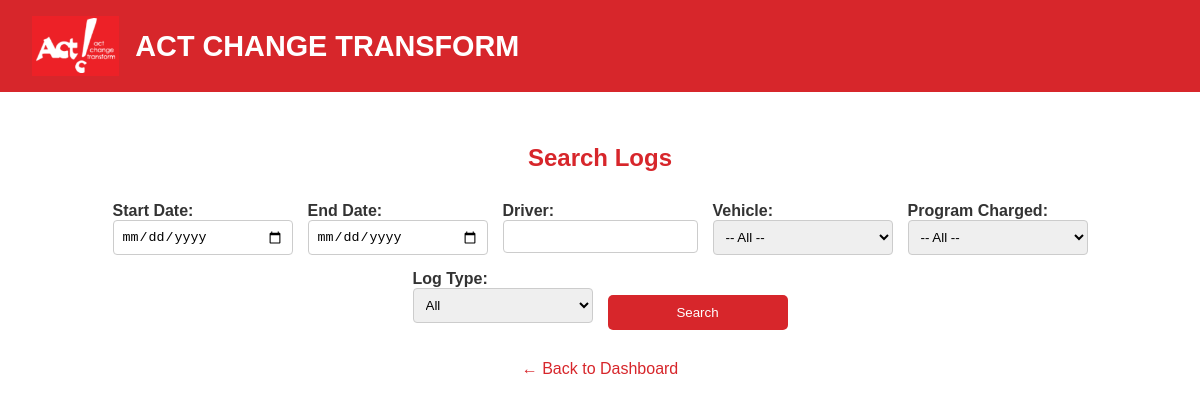
The app's page /reports (signed in), older data.
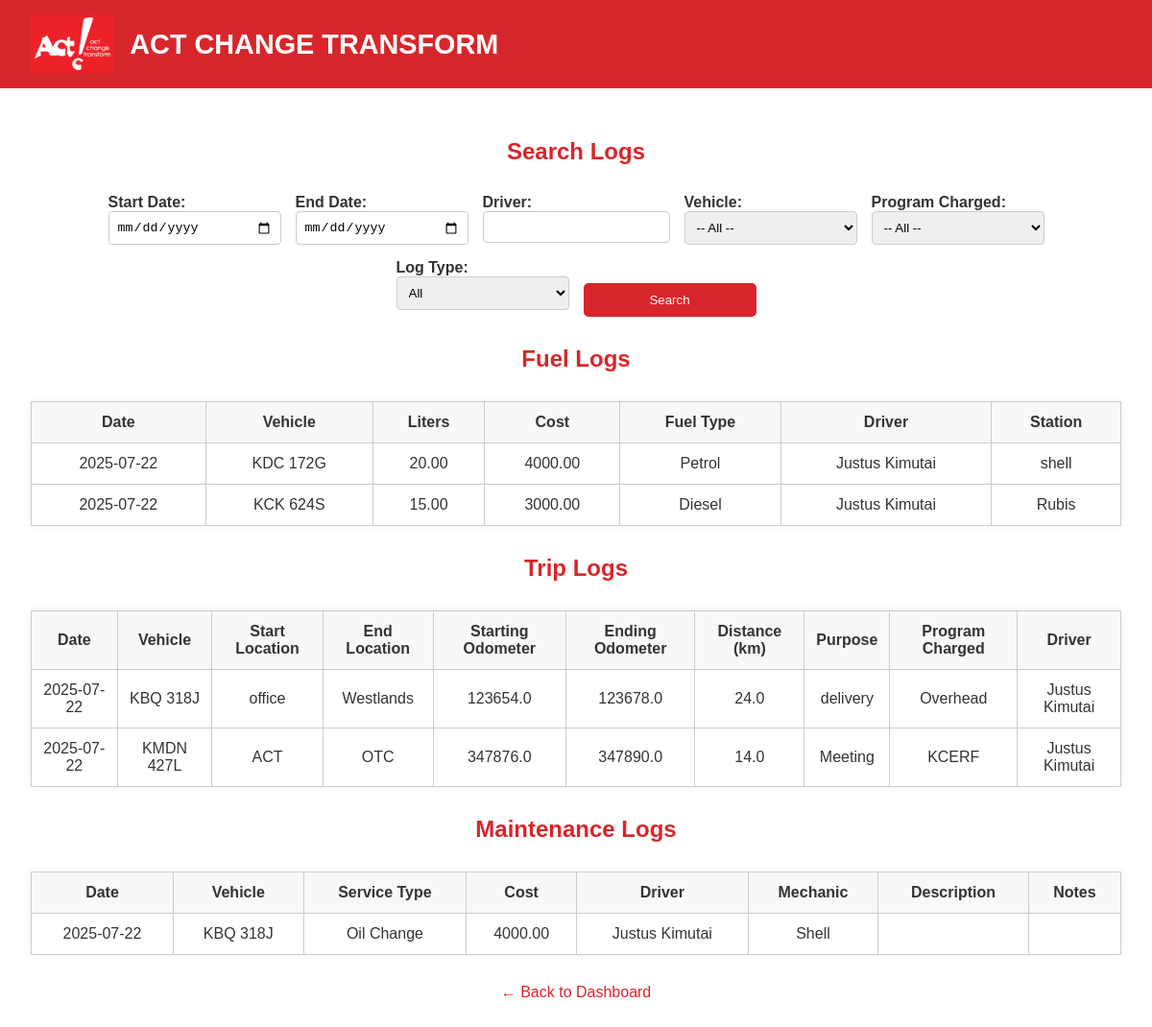
The same page, newer data.
### app.py (models this page shows)
class FuelLog(db.Model):
    id = db.Column(db.Integer, primary_key=True)
    date = db.Column(db.String(50), nullable=False)
    vehicle = db.Column(db.String(100), nullable=False)
    liters = db.Column(db.Float, nullable=False)
    cost = db.Column(db.Float, nullable=False)
    fuel_type = db.Column(db.String(50), nullable=False)
    driver = db.Column(db.String(100), nullable=False)
    station = db.Column(db.String(100))

class TripLog(db.Model):
    id = db.Column(db.Integer, primary_key=True)
    date = db.Column(db.String(50), nullable=False)
    vehicle = db.Column(db.String(100), nullable=False)
    start_location = db.Column(db.String(100), nullable=False)
    end_location = db.Column(db.String(100), nullable=False)
    starting_odometer = db.Column(db.Float, nullable=False)
    ending_odometer = db.Column(db.Float, nullable=False)
    distance = db.Column(db.Float, nullable=False)
    purpose = db.Column(db.Text, nullable=False)
    program_charged = db.Column(db.String(150), nullable=False)
    driver = db.Column(db.String(100), nullable=False)

class MaintenanceLog(db.Model):
    id = db.Column(db.Integer, primary_key=True)
    date = db.Column(db.String(50), nullable=False)
    vehicle = db.Column(db.String(100), nullable=False)
    service_type = db.Column(db.String(100), nullable=False)
    cost = db.Column(db.Float, nullable=False)
    driver = db.Column(db.String(100), nullable=False)
    mechanic = db.Column(db.String(100))
    description = db.Column(db.Text)
    notes = db.Column(db.Text)

### app.py (the view)
@app.route('/reports')
@login_required
def report_logs():
    fuel_report = FuelLog.query.all()
    trip_report = TripLog.query.all()
    maintenance_report = MaintenanceLog.query.all()
    return render_template('report_log.html',
                           fuel_report=fuel_report,
                           trip_report=trip_report,
                           maintenance_report=maintenance_report,
                           vehicle_list=VEHICLE_LIST,
                           program_list=PROGRAM_LIST)

### app.py (called while the page is built)
@login_manager.user_loader
def load_user(user_id):
    return User.query.get(int(user_id))

### templates/report_log.html (shortened to what this page needs)
{% extends "base.html" %}
{% block content %}
<h2>Search Logs</h2>
<form method="POST" action="{{ url_for('report_results') }}">
    <div>
        <label for="start_date">Start Date:</label>
        <input type="date" name="start_date" id="start_date" value="{{ request.args.get('start_date', '') }}">
    </div>
    <div>
        <label for="end_date">End Date:</label>
        <input type="date" name="end_date" id="end_date" value="{{ request.args.get('end_date', '') }}">
    </div>
    <div>
        <label for="driver">Driver:</label>
        <input type="text" name="driver" id="driver" value="{{ request.args.get('driver', '') }}">
    </div>
    <div>
        <label for="vehicle">Vehicle:</label>
        <select name="vehicle" id="vehicle">
            <option value="">-- All --</option>
        </select>
    </div>
    <div>
        <label for="program">Program Charged:</label>
        <select name="program" id="program">
            <option value="">-- All --</option>
        </select>
    </div>
    <div>
        <label for="log_type">Log Type:</label>
        <select name="log_type" id="log_type">
            <option value="all" {% if request.args.get('log_type') == 'all' %}selected{% endif %}>All</option>
        </select>
    </div>
    <div>
        <button type="submit">Search</button>
    </div>
</form>
{% if fuel_report %}
<h2>Fuel Logs</h2>
<table class="report-table">
    <thead>
        <tr>
            <th>Date</th>
            <th>Vehicle</th>
            <th>Liters</th>
            <th>Cost</th>
            <th>Fuel Type</th>
            <th>Driver</th>
            <th>Station</th>
        </tr>
    </thead>
    <tbody>
        {% for log in fuel_report %}
        <tr>
            <td>{{ log.date }}</td>
            <td>{{ log.vehicle }}</td>
            <td>{{ "%.2f"|format(log.liters) }}</td>
            <td>{{ "%.2f"|format(log.cost) }}</td>
            <td>{{ log.fuel_type }}</td>
            <td>{{ log.driver }}</td>
            <td>{{ log.station }}</td>
        </tr>
        {% endfor %}
    </tbody>
</table>
{% endif %}
{% if trip_report %}
<h2>Trip Logs</h2>
<table class="report-table">
    <thead>
        <tr>
            <th>Date</th>
            <th>Vehicle</th>
            <th>Start Location</th>
            <th>End Location</th>
            <th>Starting Odometer</th>
            <th>Ending Odometer</th>
            <th>Distance (km)</th>
            <th>Purpose</th>
            <th>Program Charged</th>
            <th>Driver</th>
        </tr>
    </thead>
    <tbody>
        {% for log in trip_report %}
        <tr>
            <td>{{ log.date }}</td>
            <td>{{ log.vehicle }}</td>
            <td>{{ log.start_location }}</td>
            <td>{{ log.end_location }}</td>
            <td>{{ "%.1f"|format(log.starting_odometer) }}</td>
            <td>{{ "%.1f"|format(log.ending_odometer) }}</td>
            <td>{{ "%.1f"|format(log.distance) }}</td>
            <td>{{ log.purpose }}</td>
            <td>{{ log.program_charged }}</td>
            <td>{{ log.driver }}</td>
        </tr>
        {% endfor %}
    </tbody>
</table>
{% endif %}
{% if maintenance_report %}
<h2>Maintenance Logs</h2>
<table class="report-table">
    <thead>
        <tr>
            <th>Date</th>
            <th>Vehicle</th>
            <th>Service Type</th>
            <th>Cost</th>
            <th>Driver</th>
            <th>Mechanic</th>
            <th>Description</th>
            <th>Notes</th>
        </tr>
    </thead>
    <tbody>
        {% for log in maintenance_report %}
        <tr>
            <td>{{ log.date }}</td>
            <td>{{ log.vehicle }}</td>
            <td>{{ log.service_type }}</td>
            <td>{{ "%.2f"|format(log.cost) }}</td>
            <td>{{ log.driver }}</td>
            <td>{{ log.mechanic }}</td>
            <td>{{ log.description }}</td>
            <td>{{ log.notes }}</td>
        </tr>
        {% endfor %}
    </tbody>
</table>
{% endif %}
<a class="back-link" href="{{ url_for('dashboard') }}">← Back to Dashboard</a>
{% endblock %}

### templates/base.html (shortened to what this page needs)
<!DOCTYPE html>
<html lang="en">
<head>
    <link rel="stylesheet" href="{{ url_for('static', filename='css/style.css') }}">
</head>
<body>
    <header>
        <img src="{{ url_for('static', filename='images/act-logo.png') }}" alt="Logo" class="logo">
        <h1>ACT CHANGE TRANSFORM</h1>
    </header>
    <main>
        {% block content %}{% endblock %}
    </main>
</body>
</html>

### Static/CSS/style.css (style rules this page uses)
body { font-family: Arial, sans-serif; background-color: #ffffff; color: #333; margin: 0; padding: 0; }
header { background-color: #d7262b; color: white; padding: 1rem 2rem; display: flex; align-items: center; justify-content: flex-start; }
.logo { height: 60px; margin-right: 1rem; }
header h1 { font-size: 1.8rem; margin: 0; }
main { padding: 2rem; max-width: 1200px; margin: 0 auto; }

### templates/report_log.html (style rules this page uses)
h2 { color: #d7262b; text-align: center; margin-bottom: 30px; }
form { display: flex; flex-wrap: wrap; gap: 15px; justify-content: center; margin-bottom: 30px; }
form div { display: flex; flex-direction: column; min-width: 180px; }
form label { font-weight: bold; }
form input, form select { padding: 8px; border-radius: 4px; border: 1px solid #ccc; }
form button { margin-top: 25px; padding: 10px 20px; background-color: #d7262b; color: white; border: none; border-radius: 5px; cursor: pointer; }
.report-table { width: 100%; border-collapse: collapse; margin: 30px 0; box-shadow: 0 0 10px rgba(0,0,0,0.05); }
.report-table th, .report-table td { padding: 12px; text-align: center; border: 1px solid #ccc; }
.report-table th { background-color: #f8f8f8; font-weight: bold; }
.back-link { display: block; text-align: center; margin-top: 30px; text-decoration: none; color: #d7262b; }

Row changes from the older to the newer data that the page shows:
added FuelLog: date "2025-07-22", vehicle "KDC 172G", liters "20.00", cost "4000.00", fuel_type "Petrol", driver "Justus Kimutai", station "shell"
added FuelLog: date "2025-07-22", vehicle "KCK 624S", liters "15.00", cost "3000.00", fuel_type "Diesel", driver "Justus Kimutai", station "Rubis"
added TripLog: date "2025-07-22", vehicle "KBQ 318J", start_location "office", end_location "Westlands", starting_odometer "123654.0", ending_odometer "123678.0", distance "24.0", purpose "delivery", program_charged "Overhead", driver "Justus Kimutai"
added TripLog: date "2025-07-22", vehicle "KMDN 427L", start_location "ACT", end_location "OTC", starting_odometer "347876.0", ending_odometer "347890.0", distance "14.0", purpose "Meeting", program_charged "KCERF", driver "Justus Kimutai"
added MaintenanceLog: date "2025-07-22", vehicle "KBQ 318J", service_type "Oil Change", cost "4000.00", driver "Justus Kimutai", mechanic "Shell"
Text that changed along with them:
text now shown: "Fuel Logs Date Vehicle Liters Cost Fuel Type Driver Station Trip Logs Date Vehicle Start Location End Location Starting Odometer Ending Odometer Distance (km) Purpose Program Charged Driver Maintenance Logs Date Vehicle Service Type Cost Driver Mechanic Description Notes"
